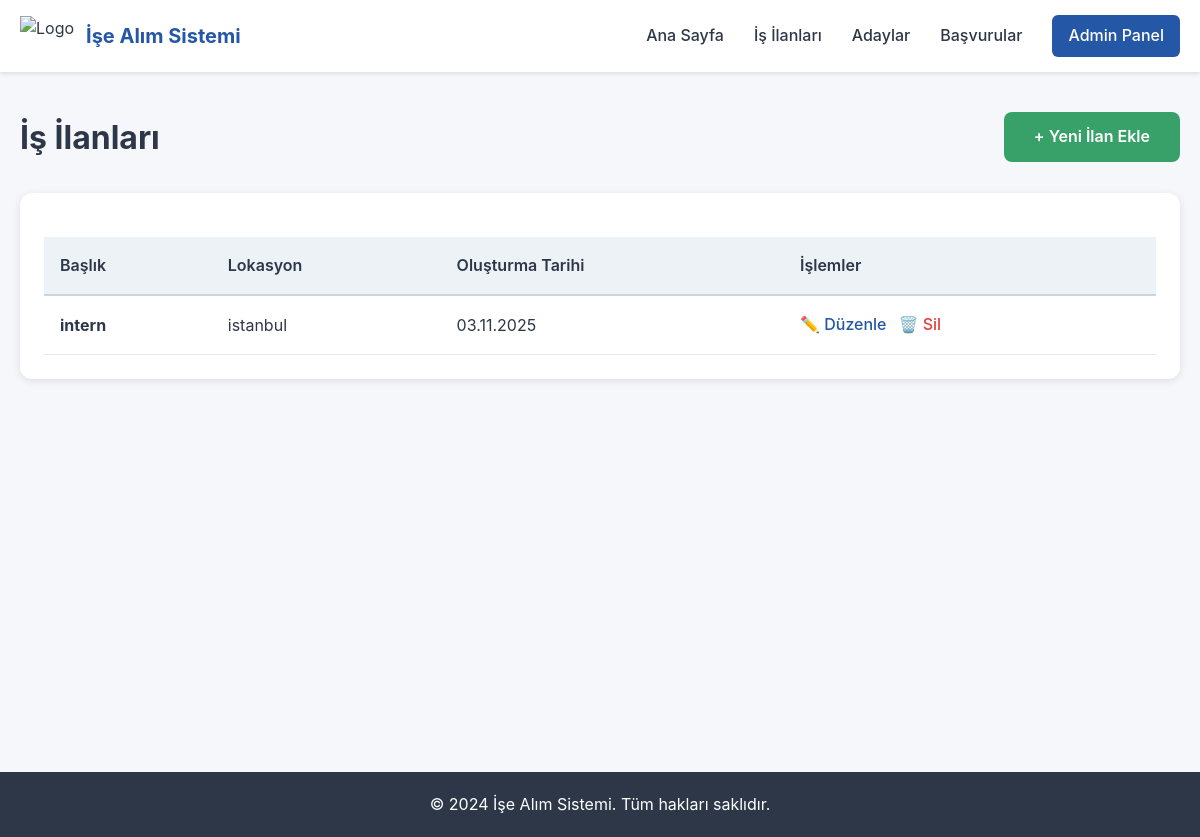
Screenshot of /jobs/ with the database file from the repository.
### recruitment/models.py (models this page shows, shortened)
class JobPosting(models.Model):
    title = models.CharField(max_length=200)
    description = models.TextField()
    location = models.CharField(max_length=100)
    created_at = models.DateTimeField(auto_now_add=True)

### recruitment/views.py (the view)
# urls.py: path('jobs/', views.job_list, name='job_list'),
def job_list(request):
    jobs = JobPosting.objects.all()
    return render(request, 'job_list.html', {'jobs': jobs})

### templates/job_list.html (shortened to what this page needs)
{% extends 'base.html' %}
{% block content %}
<div class="container">
    <div class="page-header">
        <h1>İş İlanları</h1>
        <a href="{% url 'job_create' %}" class="btn btn-success">+ Yeni İlan Ekle</a>
    </div>
    <div class="table-container">
        <table>
            <thead>
                <tr>
                    <th>Başlık</th>
                    <th>Lokasyon</th>
                    <th>Oluşturma Tarihi</th>
                    <th>İşlemler</th>
                </tr>
            </thead>
            <tbody>
                {% for job in jobs %}
                <tr>
                    <td><strong>{{ job.title }}</strong></td>
                    <td>{{ job.location }}</td>
                    <td>{{ job.created_at|date:"d.m.Y" }}</td>
                    <td class="actions">
                        <a href="{% url 'job_update' job.pk %}">✏️ Düzenle</a>
                        <a href="{% url 'job_delete' job.pk %}" class="delete-link" onclick="return confirmDelete(event, '{{ job.title }}')">🗑️ Sil</a>
                    </td>
                </tr>
                {% endfor %}
            </tbody>
        </table>
    </div>
</div>
{% endblock %}

### static/css/style.css (style rules this page uses)
* { margin: 0; padding: 0; box-sizing: border-box; }
body { font-family: -apple-system, BlinkMacSystemFont, 'Segoe UI', Roboto, Oxygen, Ubuntu, sans-serif; background-color: #f5f7fa; color: #2d3748; line-height: 1.6; }
.container { max-width: 1200px; margin: 0 auto; padding: 0 20px; }
.btn { display: inline-block; padding: 12px 30px; border-radius: 8px; text-decoration: none; font-weight: 600; transition: all 0.3s; border: none; cursor: pointer; font-size: 16px; }
.btn-success { background-color: #38a169; color: white; }
.table-container { background: white; border-radius: 12px; padding: 24px; box-shadow: 0 2px 8px rgba(0,0,0,0.1); overflow-x: auto; }
.page-header { display: flex; justify-content: space-between; align-items: center; margin-bottom: 30px; }
.page-header h1 { color: #2d3748; font-size: 32px; }
table { width: 100%; border-collapse: collapse; margin-top: 20px; }
thead { background-color: #edf2f7; }
th { padding: 16px; text-align: left; font-weight: 600; color: #2d3748; border-bottom: 2px solid #cbd5e0; }
td { padding: 16px; border-bottom: 1px solid #e2e8f0; }
.actions { display: flex; gap: 12px; }
.actions a { color: #2557a7; text-decoration: none; font-weight: 500; }
.delete-link { color: #e53e3e !important; }

### rows the page displays
JobPosting: title "intern", location "istanbul", created_at "03.11.2025"
